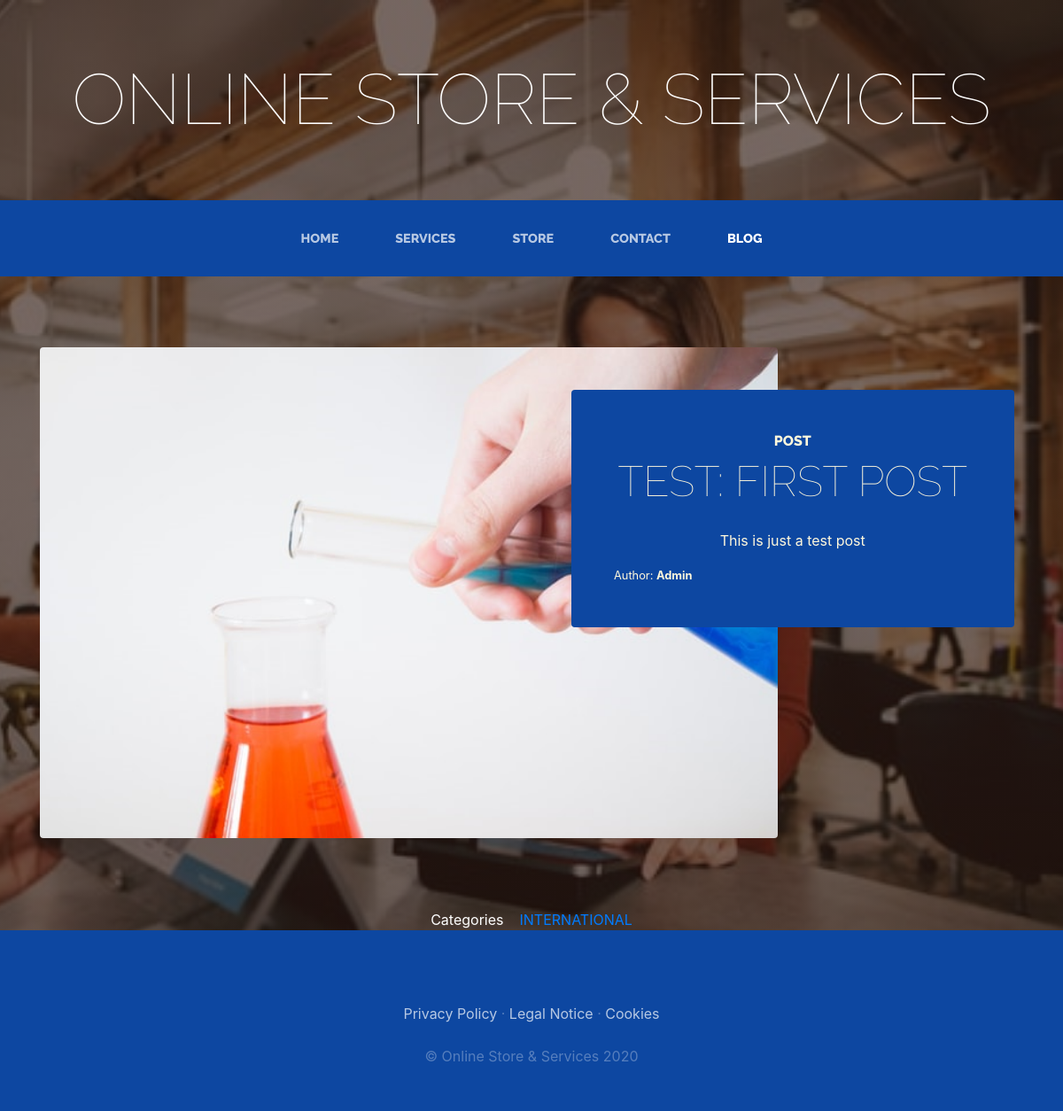
Screenshot of /blog/category/1/ with the database file from the repository.
### storeApp/models.py (models this page shows, shortened)
class Post(models.Model):
    title = models.CharField(max_length=50)
    content = models.CharField(max_length=10000)
    image = models.ImageField(upload_to='blog', null=True, blank=True)
    author = models.ForeignKey(User, on_delete=models.CASCADE)
    categories = models.ManyToManyField(Category)
    created = models.DateTimeField(auto_now_add=True)
    updated = models.DateTimeField(auto_now=True)
    class Meta:
        verbose_name = 'post'
        verbose_name_plural = 'posts'

class Category(models.Model):
    name = models.CharField(max_length=50)
    created = models.DateTimeField(auto_now_add=True)
    updated = models.DateTimeField(auto_now=True)
    class Meta:
        verbose_name = 'category'
        verbose_name_plural = 'categories'

### storeApp/views.py (the view)
# urls.py: path('blog/category/<int:category_id_>/', views.category, name='Category'),
def category(request: HttpRequest,
             category_id_: int) -> HttpResponse:
    print(f'{__function_name()} request:', request)
    category_ = Category.objects.get(id=category_id_)
    filtered_posts_ = Post.objects.filter(categories=category_).order_by('-updated')[:10]
    template_ = 'category.html'
    context_ = __common_context()
    context_['category'] = category_
    context_['posts'] = filtered_posts_
    return render(request, template_, context_)

### storeApp/views.py (called while the page is built)
def __function_name():
    import traceback
    return traceback.extract_stack(None, 2)[0][2]

def __common_context() -> dict:
    now_ = dt.datetime.now()
    return dict(
        year=now_.year,
    )

### storeApp/templates/category.html (shortened to what this page needs)
{% extends 'base.html' %}
{% load static %}
{% block content %}
    {% for item in posts %}
    <section class="page-section clearfix">
      <div class="container">
        <div class="intro">
          <img class="intro-img img-fluid mb-3 mb-lg-0 rounded" src="{{item.image.url}}" alt="">
          <div class="intro-text left-0 text-center bg-faded p-5 rounded">
            <h2 class="section-heading mb-4">
              <span class="section-heading-upper">Post</span>
              <span class="section-heading-lower">{{item.title}}</span>
            </h2>
            <p class="mb-3">
              {{item.content}}
            </p>
            <div style="text-align: left; font-size: 0.8em;">
                Author:&nbsp;<strong>{{item.author|title}}</strong>
            </div>
          </div>
        </div>
      </div>
    </section>
    {% endfor %}
    <section>
        <div style="width:75%; margin:auto; text-align:center; color:white;">
            Categories
            {% for item in posts %}
                {% for subitem in item.categories.all %}
            &nbsp;&nbsp;&nbsp;<a href="{% url 'Category' subitem.id %}">{{subitem.name|upper}}</a>
                {% endfor %}
            {% endfor %}
        </div>
    </section>
{% endblock %}

### storeApp/statics/css/gestion.css (style rules this page uses)
html { --dark-primary-color: #0D47A1; }
body { background: linear-gradient(rgba(47, 23, 15, 0.65), rgba(47, 23, 15, 0.65)), url("../img/bg_main.jpg"); background-attachment: fixed; background-position: center; background-size: cover; }
h1, h2, h3, h4, h5, h6 { font-family: 'Raleway'; }
p { line-height: 1.75; }
.page-section { margin-top: 5rem; margin-bottom: 5rem; }
.section-heading { text-transform: uppercase; }
.section-heading .section-heading-upper { display: block; font-size: 1rem; font-weight: 800; padding-bottom:.5rem; }
.section-heading .section-heading-lower { display: block; font-size: 3rem; font-weight: 100; }
.bg-faded { background-color: rgba(255, 255, 255, 0.85); }
.intro { position: relative; }
@media (min-width: 992px) { .intro .intro-img { width: 75%; float: left; } }
@media (min-width: 992px) { .intro .intro-text { left: 600px; width: 60%; margin-top: 3rem; background-color: var(--dark-primary-color);; color: cornsilk; position: absolute; } }
@media (min-width: 1200px) { .intro .intro-text { width: 45%; } }

### rows the page displays
Post: image (picture), title "TEST: FIRST POST", content "This is just a test post", author "Admin"
Category: name "INTERNATIONAL"
